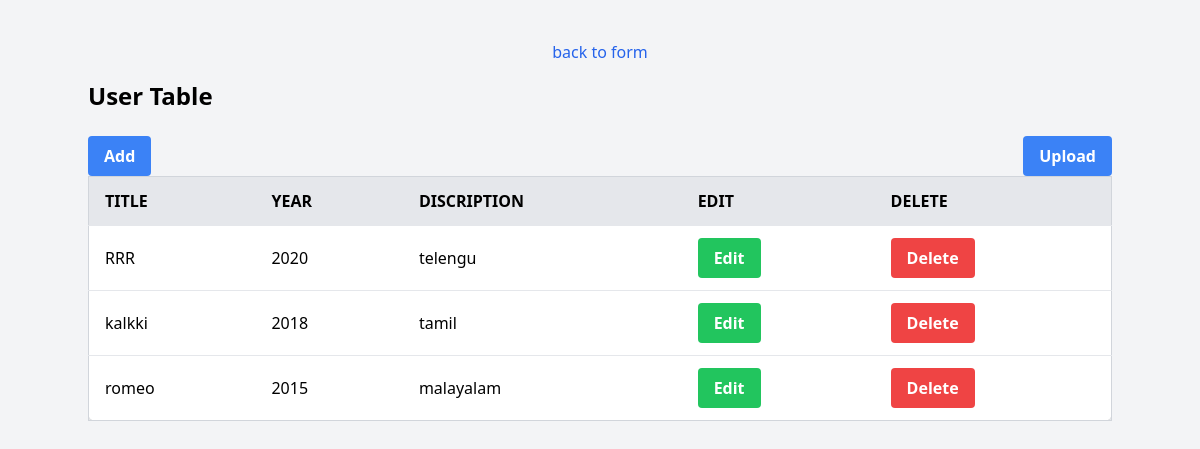
Page /list on the earlier database version.
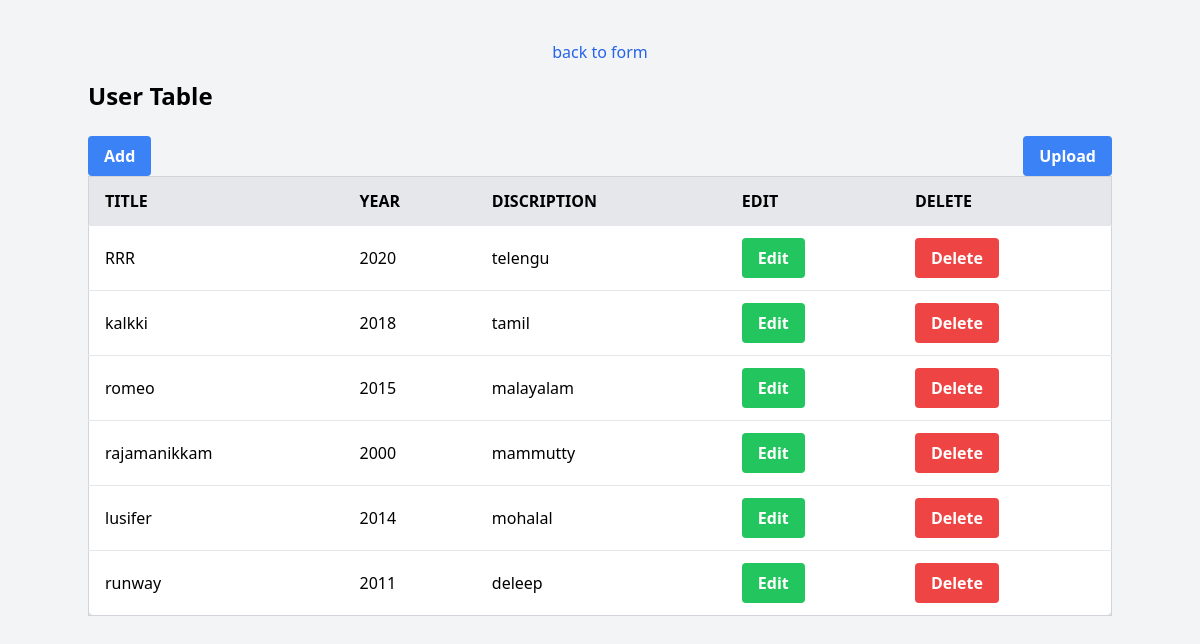
Same page on the later database version.
### movies/models.py (models this page shows)
class movieinfo (models.Model):
    title=models.CharField(max_length=250)
    year=models.IntegerField(null=True)
    description=models.TextField()

### movies/views.py (the view)
# urls.py: path('list', views.list, name='list'),
def list(request):
    movie_set = movieinfo.objects.all()
    print(movie_set)
    return render(request, 'list.html', {'movie': movie_set})

### movies/templates/list.html (shortened to what this page needs)
<!DOCTYPE html>
<html lang="en" class="h-full bg-gray-100">
<head>
  <script src="https://cdn.tailwindcss.com"></script>
</head>
<body class="p-10">
  <p class="mb-4 text-center">
    <a href="{% url 'create' %}" class="text-blue-600 hover:underline">back to form</a>
  </p>
  <div class="container mx-auto">
    <h1 class="text-2xl font-bold mb-6">User Table</h1>
      <div class="flex justify-between">
    <button type="button" class="bg-blue-500 hover:bg-blue-700 text-white font-bold py-2 px-4 rounded">
      <a href="#modal-add">Add</a>
    </button>
    <button type="button" class="bg-blue-500 hover:bg-blue-700 text-white font-bold py-2 px-4 rounded">
      <a href="#modal-upload">Upload</a>
    </button>
    </div>
    <div class="overflow-x-auto">
      <table class="min-w-full border border-gray-300 bg-white rounded-lg shadow-md">
        <thead class="bg-gray-200">
          <tr class="uppercase">
            <th class="py-3 px-4 text-left">title</th>
            <th class="py-3 px-4 text-left">year</th>
            <th class="py-3 px-4 text-left">discription</th>
            <th class="py-3 px-4 text-left">edit</th>
            <th class="py-3 px-4 text-left">delete</th>
          </tr>
        </thead>
        <tbody>
          {% for data in movie%}
          <tr class="border-t">
            <td class="py-3 px-4">{{data.title}}</td>
            <td class="py-3 px-4">{{data.year}}</td>
            <td class="py-3 px-4">{{data.description}}</td>
            <td class="py-3 px-4">
               <button type="button" class="bg-green-500 hover:bg-blue-700 text-white font-bold py-2 px-4 rounded  "><a href="#modal-edit-{{data.id}}" >Edit</a></button>
            </td>
            <td class="py-3 px-4">
               <button type="button" class="bg-red-500 hover:bg-blue-700 text-white font-bold py-2 px-4 rounded  "><a href="{% url 'delete' data.id %}" >Delete</a></button>
            </td>
          </tr>
          {% endfor%}
        </tbody>
      </table>
    </div>
  </div>
</body>
</html>

Differences in the rows shown:
added movieinfo: title "rajamanikkam", year "2000", description "mammutty"
added movieinfo: title "lusifer", year "2014", description "mohalal"
added movieinfo: title "runway", year "2011", description "deleep"
